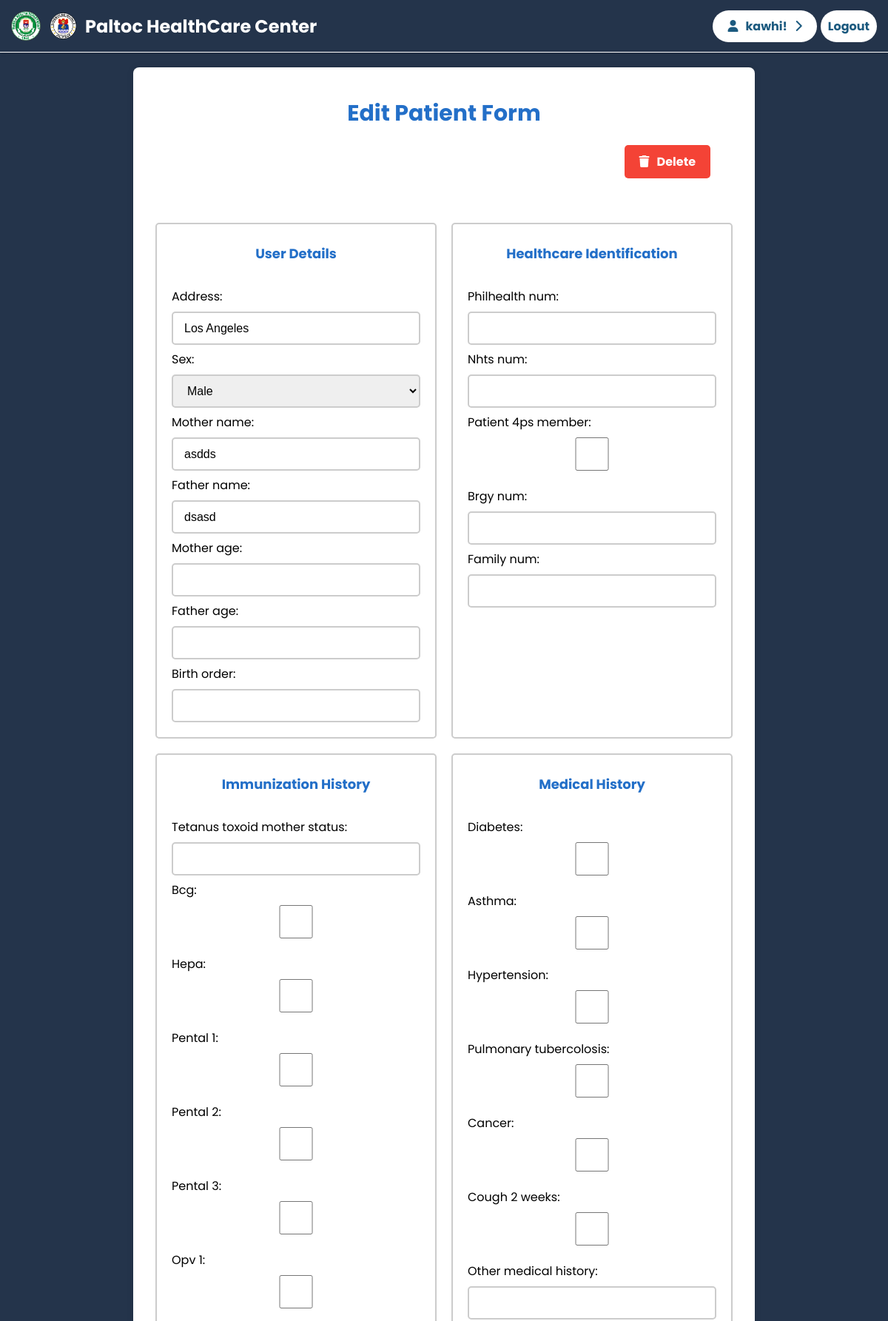
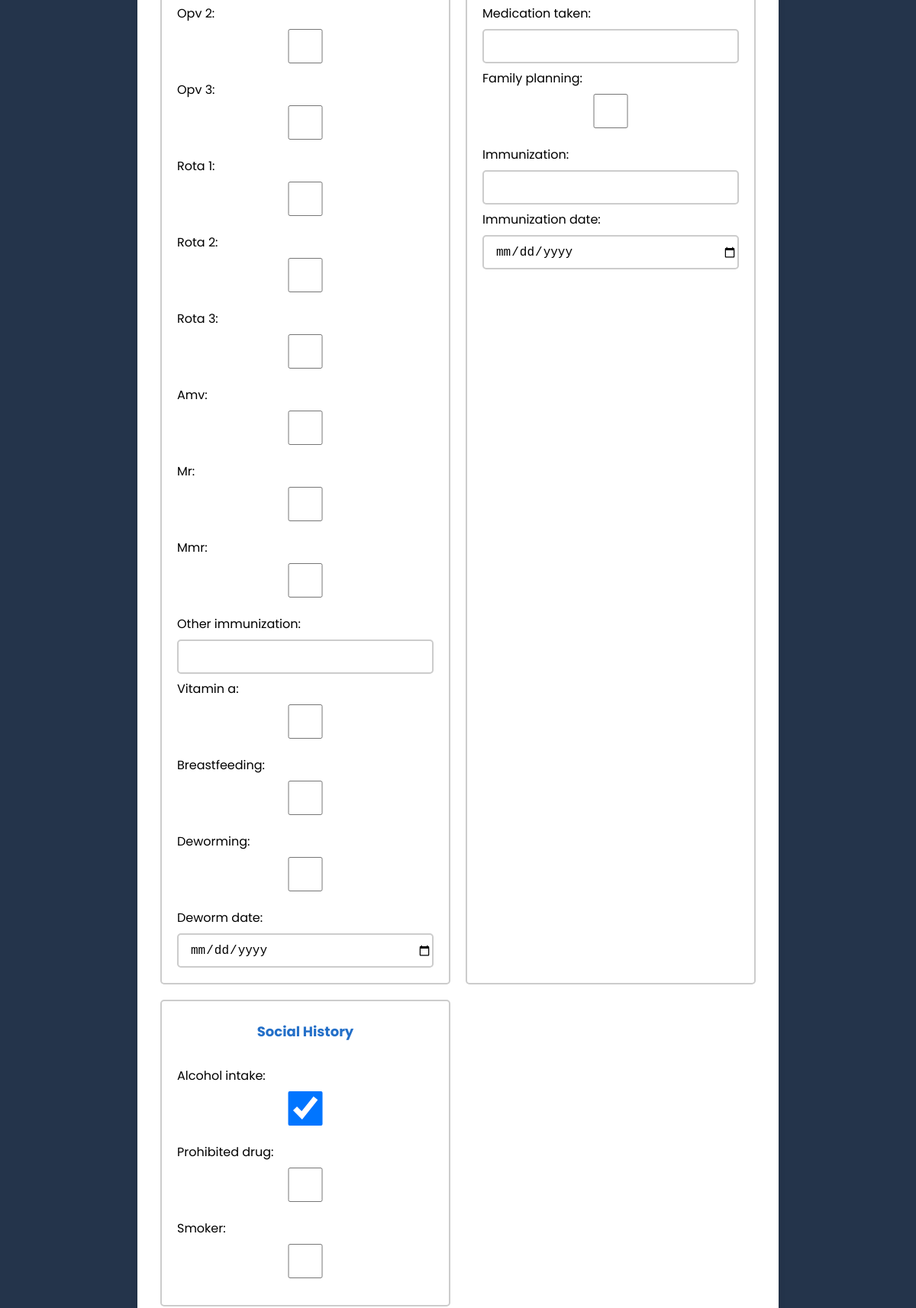
The page /updateform/5/ (signed in, upper part) on the database its author committed (2 pictures, top to bottom).
### base/models.py (models this page shows, shortened)
class User(AbstractUser):
    username = models.CharField(unique=True, max_length=200)
    first_name = models.CharField(max_length=255)
    middle_name = models.CharField(max_length=255, blank=True, default='')
    last_name = models.CharField(max_length=255, default='')
    birth_date = models.DateField()
    REQUIRED_FIELDS = []

class UserProfile(models.Model):
    user = models.ForeignKey(User, on_delete=models.CASCADE)
    age = models.IntegerField(blank=True, null=True)
    sex = models.CharField(max_length=6, choices=[('Male', 'Male'), ('Female', 'Female')])
    CIVIL_STATUS_CHOICES = [
        ('Married', 'Married'),
        ('Single', 'Single'),
        ('Divorced', 'Divorced'),
        ('Widowed', 'Widowed'),
    ]
    civil_status = models.CharField(max_length=50, choices=CIVIL_STATUS_CHOICES, blank=True, default='')
    religion = models.CharField(max_length=50, blank=True, default='')
    address = models.CharField(max_length=100, blank=True, default='')
    educational_attainment = models.CharField(max_length=100, blank=True, default='')
    occupation = models.CharField(max_length=100, blank=True, default='')

class PediatricDetails(models.Model):
    user = models.ForeignKey(User, on_delete=models.CASCADE)
    mother_name = models.CharField(max_length=50, blank=True)
    father_name = models.CharField(max_length=50, blank=True)
    mother_age = models.IntegerField(blank=True, null=True)
    father_age = models.IntegerField(blank=True, null=True)
    birth_order = models.IntegerField(blank=True, null=True)

class EconomicNumbers(models.Model):
    user = models.ForeignKey(User, on_delete=models.CASCADE)
    philhealth_num = models.CharField(max_length=15, blank=True)
    nhts_num = models.CharField(max_length=50, blank=True)
    patient_4ps_member = models.BooleanField(default=False)
    brgy_num = models.CharField(max_length=30, blank=True)
    family_num = models.CharField(max_length=50, blank=True)

class ImmunizationHistory(models.Model):
    user = models.ForeignKey(User, on_delete=models.CASCADE)
    tetanus_toxoid_mother_status = models.CharField(max_length=50, blank=True, default="")
    bcg = models.BooleanField(default=False)
    hepa = models.BooleanField(default=False)
    pental_1 = models.BooleanField(default=False)
    pental_2 = models.BooleanField(default=False)
    pental_3 = models.BooleanField(default=False)
    opv_1 = models.BooleanField(default=False)
    opv_2 = models.BooleanField(default=False)
    opv_3 = models.BooleanField(default=False)
    rota_1 = models.BooleanField(default=False)
    rota_2 = models.BooleanField(default=False)
    rota_3 = models.BooleanField(default=False)
    amv = models.BooleanField(default=False)
    mr = models.BooleanField(default=False)
    mmr = models.BooleanField(default=False)
    other_immunization = models.CharField(max_length=50, blank=True, default="")
    vitamin_a = models.BooleanField(default=False)
    breastfeeding = models.BooleanField(default=False)
    deworming = models.BooleanField(default=False)
    deworm_date = models.DateField(blank=True, default=None, null=True)

class MedicalHistory(models.Model):
    user = models.ForeignKey(User, on_delete=models.CASCADE)
    diabetes = models.BooleanField(default=False)
    asthma = models.BooleanField(default=False)
    hypertension = models.BooleanField(default=False)
    pulmonary_tubercolosis = models.BooleanField(default=False)
    cancer = models.BooleanField(default=False)
    cough_2_weeks = models.BooleanField(default=False)
    other_medical_history = models.CharField(max_length=255, blank=True)
    medication_taken = models.CharField(max_length=255, blank=True)
    family_planning = models.BooleanField(default=False)
    immunization = models.CharField(max_length=100, blank=True)
    immunization_date = models.DateField(blank=True, null=True, default="")

class SocialHistory(models.Model):
    user = models.ForeignKey(User, on_delete=models.CASCADE)
    alcohol_intake = models.BooleanField(default=False)
    prohibited_drug = models.BooleanField(default=False)
    smoker = models.BooleanField(default=False)
    cigarette_sticks_per_day = models.IntegerField(blank=True, null=True, default=0)
    def is_smoker(self):
        return self.smoker

### base/views.py (the view, shortened to what this page needs)
# urls.py: path('updateform/<int:form_id>/', views.patient_update_form, name='patient_update_form'),
@login_required(login_url='home')
def patient_update_form(request, form_id):
    user = request.user
    form = get_object_or_404(Form, pk=form_id, user=user)
    if form.record_type == 'Adult':
        adult = get_object_or_404(Adult, form=form, user=user)
        user_profile = adult.user_profile
        economic_numbers = adult.economic_numbers
        social_history = adult.social_history
        medical_history = adult.medical_history
        if request.method == 'POST':
            user_profile_form = UserProfileForm(request.POST, instance=user_profile)
            economic_numbers_form = EconomicNumbersForm(request.POST, instance=economic_numbers)
            social_history_form = SocialHistoryForm(request.POST, instance=social_history)
            medical_history_form = MedicalHistoryForm(request.POST, instance=medical_history)
            if all(form.is_valid() for form in [user_profile_form, economic_numbers_form, social_history_form, medical_history_form]):
                user_profile_form.save()
                economic_numbers_form.save()
                social_history_form.save()
                medical_history_form.save()
                return redirect('patient_view_form', form_id=form_id)
        else:
            user_profile_form = UserProfileForm(instance=user_profile)
            economic_numbers_form = EconomicNumbersForm(instance=economic_numbers)
            social_history_form = SocialHistoryForm(instance=social_history)
            medical_history_form = MedicalHistoryForm(instance=medical_history)
        context = {
            'form': form,
            'user_profile_form': user_profile_form,
            'economic_numbers_form': economic_numbers_form,
            'social_history_form': social_history_form,
            'medical_history_form': medical_history_form,
        }
        return render(request, 'base/patient-section/patient_update_form.html', context)
    elif form.record_type == 'Pediatric':
        pediatric = get_object_or_404(Pediatric, form=form, user=user)
        user_profile = pediatric.user_profile
        pediatric_details = pediatric.pediatric_details
        immunization_history = pediatric.immunization_history
        social_history = pediatric.social_history
        medical_history = pediatric.medical_history
        economic_numbers = pediatric.economic_numbers
        if request.method == 'POST':
            user_profile_form = UserProfileForm(request.POST, instance=user_profile)
            pediatric_details_form = PediatricDetailsForm(request.POST, instance=pediatric_details)
            immunization_history_form = ImmunizationHistoryForm(request.POST, instance=immunization_history)
            social_history_form = SocialHistoryForm(request.POST, instance=social_history)
            medical_history_form = MedicalHistoryForm(request.POST, instance=medical_history)
            economic_numbers_form = EconomicNumbersForm(request.POST, instance=economic_numbers)
            if all(form.is_valid() for form in [user_profile_form, pediatric_details_form, immunization_history_form, social_history_form, medical_history_form, economic_numbers_form]):
                user_profile_form.save()
                pediatric_details_form.save()
                immunization_history_form.save()
                social_history_form.save()
                medical_history_form.save()
                economic_numbers_form.save()
                return redirect('patient_view_form', form_id=form_id)
        else:
            user_profile_form = UserProfileForm(instance=user_profile)
            pediatric_details_form = PediatricDetailsForm(instance=pediatric_details)
            immunization_history_form = ImmunizationHistoryForm(instance=immunization_history)
            social_history_form = SocialHistoryForm(instance=social_history)
            medical_history_form = MedicalHistoryForm(instance=medical_history)
            economic_numbers_form = EconomicNumbersForm(instance=economic_numbers)
        context = {
            'form': form,
            'user_profile_form': user_profile_form,
            'pediatric_details_form': pediatric_details_form,
            'immunization_history_form': immunization_history_form,
            'social_history_form': social_history_form,
            'medical_history_form': medical_history_form,
            'economic_numbers_form': economic_numbers_form,
        }
        return render(request, 'base/patient-section/patient_update_form.html', context)

### base/forms.py
class UserProfileForm(forms.ModelForm):
    class Meta:
        model = UserProfile
        fields = '__all__'
        exclude = ['user', 'age']

class PediatricDetailsForm(forms.ModelForm):
    class Meta:
        model = PediatricDetails
        fields = '__all__'
        exclude = ['user']

### base/templates/base/patient-section/patient_update_form.html (shortened to what this page needs)
{% include 'main.html' %}
{% block content %}
{% load static %}
<link rel="stylesheet" href="{% static 'styles/patient/patient_update_form.css' %}">
<body>
    <div class="container">
        <div class="title">Edit Patient Form</div>
        <div class="buttons">
            {% if request.user.is_staff %}
            <a href="{% url 'staff_delete_form' form_id=form.id %}" class="btn btn-danger"><i class="fa-solid fa-trash"></i>Delete</a>
            {% else %}
            <a href="{% url 'patient_delete_form' form_id=form.id %}" class="btn btn-danger"><i class="fa-solid fa-trash"></i>Delete</a>
            {% endif %}
        </div>
        <div class="main-form">
            <form method="POST">
                {% if form.record_type == 'Adult' %}
                <div class="info-container">
                    <div class="form-details">
                        <h2>Patient Details</h2>
                        {{ user_profile_form.as_p }}
                    </div>
                    <div class="form-details">
                        <h2>Healthcare Identification</h2>
                        {{ economic_numbers_form.as_p }}
                    </div>
                    <div class="form-details">
                        <h2>Medical History</h2>
                        {{ medical_history_form.as_p }}
                    </div>
                    <div class="form-details">
                        <h2>Social History</h2>
                        {{ social_history_form.as_p }}
                    </div>
                </div>
                {% if request.user.is_staff %}
                <div class="info-container">
                    <div class="form-details">
                        <h2>Doctor Order</h2>
                       {{ doctor_order_form.as_p }}
                    </div>
                    <div class="form-details">
                        <h2>Nurse Notes</h2>
                      {{ nurse_notes_form.as_p }}
                    </div>
                    <div class="form-details">
                        <h2>Vital Signs</h2>
                      {{ vital_signs_form.as_p }}
                     </div>
                     {% endif %}
                </div>
                {% elif form.record_type == 'Pediatric' %}
                <div class="info-container">
                    <div class="form-details">
                        <h2>User Details</h2>
                        {{ user_profile_form.address.label_tag }}
                        {{ user_profile_form.address }}
                        {{ user_profile_form.sex.label_tag }}
                        {{ user_profile_form.sex }}
                        {{ pediatric_details_form.as_p }}
                    </div>
                    <div class="form-details">
                        <h2>Healthcare Identification</h2>
                        {{ economic_numbers_form.as_p }}
                    </div>
                    <div class="form-details">
                        <h2>Immunization History</h2>
                        {{ immunization_history_form.as_p }}
                    </div>
                    <div class="form-details">
                        <h2>Medical History</h2>
                        {{ medical_history_form.as_p }}
                    </div>
                    <div class="form-details">
                        <h2>Social History</h2>
                        {{ social_history_form.as_p }}
                    </div>
                </div>
                {% endif %}
            </form>
        </div>
    </div>
</body>
{% endblock content %}

### templates/navbar.html (shortened to what this page needs)
{% load static %}
<link rel="stylesheet"  href="{% static 'styles/navbar.css' %}">
<nav class="navbar">
  <div class="navbar-brand">
      <img src="{% static 'images/mhd.png' %}" alt="Logo 1">
      <img src="{% static 'images/maynila.png' %}" alt="Logo 2">
      <h1>Paltoc HealthCare Center</h1>
  </div>
  {% if request.user.is_authenticated %}
  <ul class="navbar-nav">
    {% if request.user.is_staff %}
      <li class="nav-item"><a class="nav-link user" href="{% url 'staff_dashboard' %}"><i class="fa-solid fa-user"></i>{{ request.user.first_name }}!<i class="fa-solid fa-chevron-right"></i></a></li>
    {% else %}
      <li class="nav-item"><a class="nav-link user" href="{% url 'user_dashboard' %}"><i class="fa-solid fa-user"></i>{{ request.user.first_name }}!<i class="fa-solid fa-chevron-right"></i></a></li>
    {% endif %}
    <li class="nav-item"><a class="nav-link logout" href="{% url 'logout' %}">Logout</a></li>
  </ul>
</nav>
{% else %}
  <ul class="navbar-nav">
    <li class="nav-item"><a class="nav-link login" href="{% url 'login' %}">Login</a></li>
    <li class="nav-item"><a class="nav-link register" href="{% url 'register' %}">Register</a></li>
  </ul>
</nav>
{% endif %}
</body>

### static/styles/navbar.css (style rules this page uses)
.navbar { background-color: #24344B; padding: 15px; display: flex; justify-content: space-between; align-items: center; box-shadow: 0 2px 4px rgba(0, 0, 0, 0.1); border-bottom: 1px solid white; font-family: 'Poppins', sans-serif; }
.navbar-brand { display: flex; align-items: center; color: #fff; margin-right: 20px; }
.navbar-brand img { width: 40px; height: 40px; margin-right: 10px; }
.navbar-nav { display: flex; list-style: none; margin: 0; padding: 0; }
.nav-item { margin-left: 5px; }
.nav-link { text-decoration: none; color: #1c5a7f; font-weight: bolder; padding: 10px 10px; border-radius: 5px; }
.nav-link.user { background-color: #fff; border-color: #1c5a7f; border-radius: 50px; }
.nav-link.logout { background-color: #fff; border-color: #24344B; border-radius: 50px; }
.navbar-nav i { padding-left: 10px; padding-right: 10px; }

### static/styles/patient/patient_update_form.css (style rules this page uses)
* { box-sizing: border-box; margin: 0; padding: 0; }
body { background-color: #24344B; font-family: "Poppins", sans-serif; }
.container { max-width: 70%; margin: 20px auto; padding: 20px; background-color: #ffff; border-radius: 8px; box-shadow: 0 0 10px rgba(0, 0, 0, 0.1); }
.title { margin-top: 20px; color: #236FC8; text-align: center; font-size: 30px; font-weight: bold; margin-bottom: 20px; }
.buttons { display: flex; justify-content: right; }
.buttons i { padding-right: 10px; }
.buttons a { margin-right: 40px; padding: 10px 20px; border-radius: 5px; font-weight: bold; color: #fff; background-color: #f44336; text-decoration: none; }
.main-form { margin-top: 50px; }
.info-container { display: grid; grid-template-columns: repeat(2, 1fr); }
.info-container input, input[type="date"], select { height: 45px; width: 100%; text-align: left; outline: none; border-radius: 5px; border: 2px solid #ccc; padding-left: 15px; font-size: 16px; transition: all 0.3 ease; }
.form-details { margin: 10px; border: 2px solid #ccc; border-radius: 5px; padding: 20px; line-height: 40px; }
.form-details h2 { text-align: center; margin-bottom: 18px; color: #236FC8; font-size: 18px; }

### rows shown on the page
User: user.first_name "kawhi"
UserProfile: address "Los Angeles", sex "Male"
PediatricDetails: mother_name "asdds", father_name "dsasd"
SocialHistory: alcohol_intake "☑"

### other values the page prints
{{ user_profile_form.address.label_tag }} "Address:"
{{ user_profile_form.sex.label_tag }} "Sex:"
